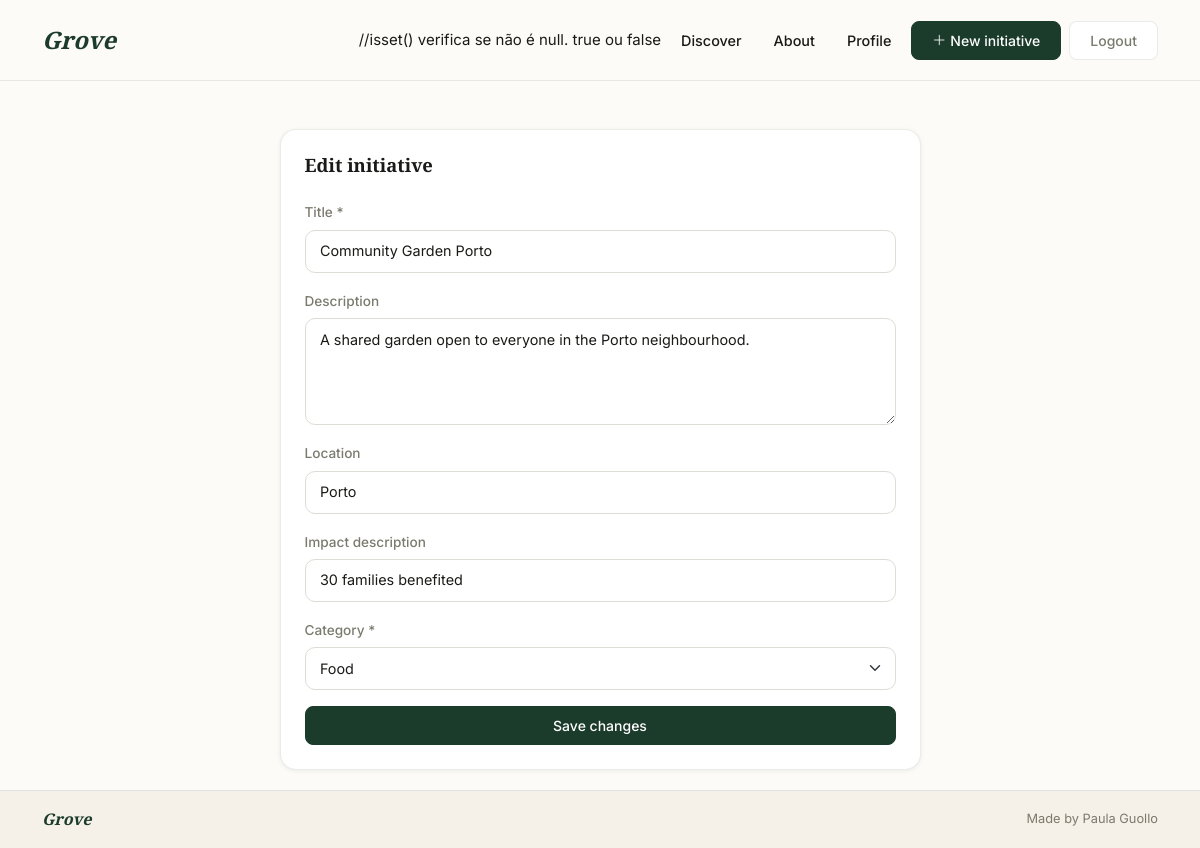
/initiatives/edit.php?id=1 (signed in), run on the app's committed database.
### tables this page shows
CREATE TABLE initiatives (
    id_initiative INT AUTO_INCREMENT PRIMARY KEY,
    title VARCHAR(150) NOT NULL,
    description TEXT,
    location VARCHAR(150),
    impact_description VARCHAR(255),
    created_at DATETIME DEFAULT CURRENT_TIMESTAMP,
    id_user INT NOT NULL,
    id_category INT NOT NULL,
    FOREIGN KEY (id_user) REFERENCES users(id_user),
    FOREIGN KEY (id_category) REFERENCES categories(id_category)
);

CREATE TABLE categories (
    id_category INT AUTO_INCREMENT PRIMARY KEY,
    name VARCHAR(100) NOT NULL
);

### config/db.php (called while the page is built, shortened)
<?php
class Database
{
    private $servername = "localhost";
    private $username = "root";
    private $password = "";
    private $dbname = "grove";
    private function connect()
    {
        return new PDO("mysql:host=" . $this->servername . ";dbname=" . $this->dbname . ";charset=utf8", $this->username, $this->password);
    }
    public function fetchQuery($sql, $params = [])
    {
        try {
            $pdo = $this->connect();
            $pdo->setAttribute(PDO::ATTR_ERRMODE, PDO::ERRMODE_EXCEPTION);
            $stmt = $pdo->prepare($sql);
            $stmt->execute($params);
            $results = $stmt->fetchAll(PDO::FETCH_CLASS);
            return ['status' => 'success', 'data' => $results];
        } catch (PDOException $e) {
            return ['status' => 'error', 'data' => $e->getMessage()];
        }
    }
}
?>

### initiatives/edit.php (the view, shortened to what this page needs)
<?php
require_once '../config/db.php';
require_once '../includes/header.php';
$db = new Database();
$id = $_GET['id'];
$sql = "SELECT * FROM initiatives WHERE id_initiative = :id AND id_user = :id_user";
$result = $db->fetchQuery($sql, ['id' => $id, 'id_user' => $_SESSION['id_user']]);
$initiative = ($result['status'] === 'success' && !empty($result['data'])) ? $result['data'][0] : null;
$resultCategories = $db->fetchQuery("SELECT * FROM categories", []);
$categories = $resultCategories['status'] === 'success' ? $resultCategories['data'] : [];
?>
<div class="container mt-5">
    <div class="row justify-content-center">
        <div class="col-md-7">
            <div class="card p-4">
                <h2 class="card-title mb-4">Edit initiative</h2>
                <form action="doEdit.php" method="POST">
                    <div class="mb-3">
                        <label class="form-label">Title *</label>
                        <input type="text" name="title" class="form-control" value="<?= htmlspecialchars($initiative->title) ?>" required>
                    </div>
                    <div class="mb-3">
                        <label class="form-label">Description</label>
                        <textarea name="description" class="form-control" rows="4"><?= htmlspecialchars($initiative->description) ?></textarea>
                    </div>
                    <div class="mb-3">
                        <label class="form-label">Location</label>
                        <input type="text" name="location" class="form-control" value="<?= htmlspecialchars($initiative->location) ?>">
                    </div>
                    <div class="mb-3">
                        <label class="form-label">Impact description</label>
                        <input type="text" name="impact_description" class="form-control" value="<?= htmlspecialchars($initiative->impact_description) ?>">
                    </div>
                    <div class="mb-3">
                        <label class="form-label">Category *</label>
                        <select name="id_category" class="form-select" required>
                            <?php foreach ($categories as $category): ?>
                                <option value="<?= $category->id_category ?>"
                                    <?= $category->id_category == $initiative->id_category ? 'selected' : '' ?>>
                                    <?= htmlspecialchars($category->name) ?>
                                </option>
                            <?php endforeach; ?>
                        </select>
                    </div>
                    <button type="submit" class="btn btn-primary w-100">Save changes</button>
                </form>
            </div>
        </div>
    </div>
</div>
<?php require_once '../includes/footer.php'; ?>

### assets/css/style.css (style rules this page uses)
:root { --color-primary: #1B3B2B; --color-primary-mid: #1D9E75; --color-primary-light: #EEF7F2; --color-background: #FDFBF7; --color-surface: #FFFFFF; --color-surface-warm: #F5F0E8; --color-text: #1a1a18; --color-text-muted: #7a7a6e; --color-border: rgba(0,0,0,0.08); --color-shadow: rgba(27,59,43,0.08); --color-badge-bg: #EEF7F2; --color-badge-text: #1B3B2B; --border-radius-card: 16px; --border-radius-badge: 20px; --border-radius-btn: 8px; }
body { background-color: var(--color-background); color: var(--color-text); font-family: 'Inter', sans-serif; font-size: 15px; line-height: 1.6; }
.card { background-color: var(--color-surface); border: 1px solid var(--color-border); border-radius: var(--border-radius-card); box-shadow: 0 1px 4px var(--color-shadow); margin-bottom: 1.25rem; transition: box-shadow 0.2s, transform 0.2s; }
.card-title, h5.card-initiative { font-family: 'Playfair Display', Georgia, serif; font-weight: 700; font-size: 1.15rem; color: var(--color-text); }
.btn { border-radius: var(--border-radius-btn); font-weight: 500; font-size: 0.875rem; padding: 0.5rem 1.25rem; transition: all 0.15s; }
.btn-primary { background-color: var(--color-primary); border-color: var(--color-primary); color: #fff; }
.form-control, .form-select { border-radius: 10px; border: 1px solid #ddddd5; font-size: 0.9rem; padding: 0.6rem 0.9rem; background-color: var(--color-surface); color: var(--color-text); transition: border-color 0.15s, box-shadow 0.15s; }
.form-label { font-weight: 500; font-size: 0.85rem; color: var(--color-text-muted); margin-bottom: 0.35rem; }
h2, h3, h4 { font-family: 'Playfair Display', Georgia, serif; font-weight: 700; }
main, .container { flex: 1; }

### data on the page
initiatives: title "Community Garden Porto", description "A shared garden open to everyone in the Porto neighbourhood.", location "Porto", impact_description "30 families benefited", id_category "Food"
